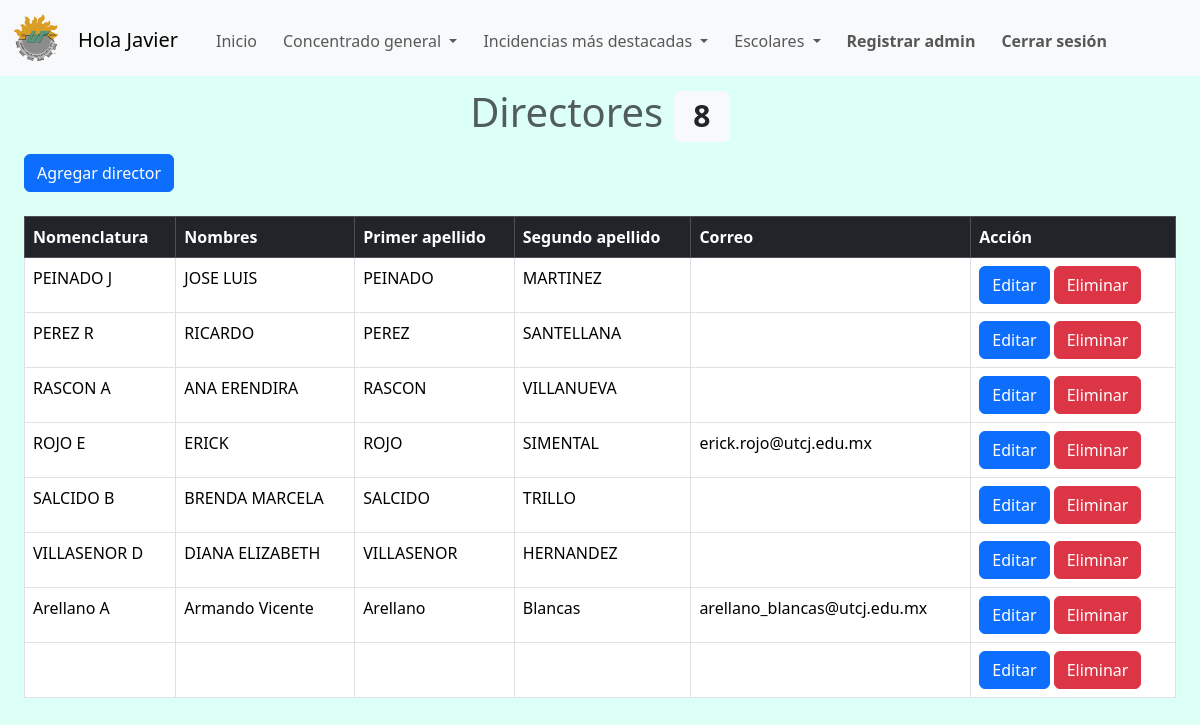
The app's page /layouts_admins/directores.php (signed in) with its own data.
### tables this page shows
CREATE TABLE IF NOT EXISTS `dir_de_carrera` (
  `id` int NOT NULL AUTO_INCREMENT,
  `nom_dir` varchar(50) NOT NULL,
  `nombres` varchar(50) NOT NULL,
  `primer_apellido` varchar(50) NOT NULL,
  `segundo_apellido` varchar(50) NOT NULL,
  `correo` varchar(50) NOT NULL,
  `password` varchar(250) NOT NULL,
  PRIMARY KEY (`id`)
);

### layouts_admins/directores.php (the view, shortened to what this page needs)
<!DOCTYPE html>
<html lang="en">
<head>
    <link href="https://cdn.jsdelivr.net/npm/bootstrap@5.3.2/dist/css/bootstrap.min.css" rel="stylesheet">
</head>
<body class="admin_background">
<?php include ("navbar.php");?>
<?php include('../php/connection.php');
  $consul = "SELECT COUNT(*) AS total_directores FROM dir_de_carrera";
  $resul = mysqli_query($connection, $consul);
  $row = mysqli_fetch_array($resul);?>
<h1 class="h1-tittles text-muted display-6">Directores <span class="badge bg-light text-dark"><?php echo $row['total_directores'];?></span></h1>
<div class="div-table">
<button type="button" class="btn btn-primary" data-bs-toggle="modal" data-bs-target="#exampleModal">
  Agregar director
</button>
<br><br>
  <table class="table table-bordered">
    <thead class="table-dark">
      <tr>
        <th scope="col">Nomenclatura</th>
        <th scope="col">Nombres</th>
        <th scope="col">Primer apellido</th>
        <th scope="col">Segundo apellido</th>
        <th scope="col">Correo</th>
        <th colspan="2">Acción</th>
      </tr>
    </thead>
    <tbody>
      <?php require_once("../php/connection.php");
        $result = mysqli_query($connection, "SELECT * FROM dir_de_carrera");
        while ($row = mysqli_fetch_assoc($result)):
      ?>
      <tr>
        <td><?php echo $row["nom_dir"];?></td>
        <td><?php echo $row["nombres"];?></td>
        <td><?php echo $row["primer_apellido"];?></td>
        <td><?php echo $row["segundo_apellido"];?></td>
        <td><?php echo $row["correo"];?></td>
        <td>
          <button type="button" class="btn btn-primary" data-bs-toggle="modal" data-bs-target="#exampleModal_<?php echo $row['id'];?>">Editar</button>
          <button type="button" class="btn btn-danger" data-bs-toggle="modal" data-bs-target="#borrar_<?php echo $row['id'];?>"> Eliminar</button>
        </td>
      </tr>
      <?php endwhile;?>
    </tbody>
  </table>
  </div>
</body>
</html>

### css/style.css (style rules this page uses)
.h1-tittles { text-align: center; color: white; }
.div-table { margin-top: 1%; margin-left: 2%; margin-right: 2%; margin-bottom: 2%; }
.admin_background { background-color: #dcfff6; }

### records on screen
dir_de_carrera: nom_dir "PEINADO J", nombres "JOSE LUIS", primer_apellido "PEINADO", segundo_apellido "MARTINEZ"
dir_de_carrera: nom_dir "PEREZ R", nombres "RICARDO", primer_apellido "PEREZ", segundo_apellido "SANTELLANA"
dir_de_carrera: nom_dir "RASCON A", nombres "ANA ERENDIRA", primer_apellido "RASCON", segundo_apellido "VILLANUEVA"
dir_de_carrera: nom_dir "ROJO E", nombres "ERICK", primer_apellido "ROJO", segundo_apellido "SIMENTAL", correo "erick.rojo@utcj.edu.mx"
dir_de_carrera: nom_dir "SALCIDO B", nombres "BRENDA MARCELA", primer_apellido "SALCIDO", segundo_apellido "TRILLO"
dir_de_carrera: nom_dir "VILLASENOR D", nombres "DIANA ELIZABETH", primer_apellido "VILLASENOR", segundo_apellido "HERNANDEZ"
dir_de_carrera: nom_dir "Arellano A", nombres "Armando Vicente", primer_apellido "Arellano", segundo_apellido "Blancas", correo "arellano_blancas@utcj.edu.mx"

### other values on screen
$_SESSION['usuario']." " "Javier"
$row['total_directores'] "8"
